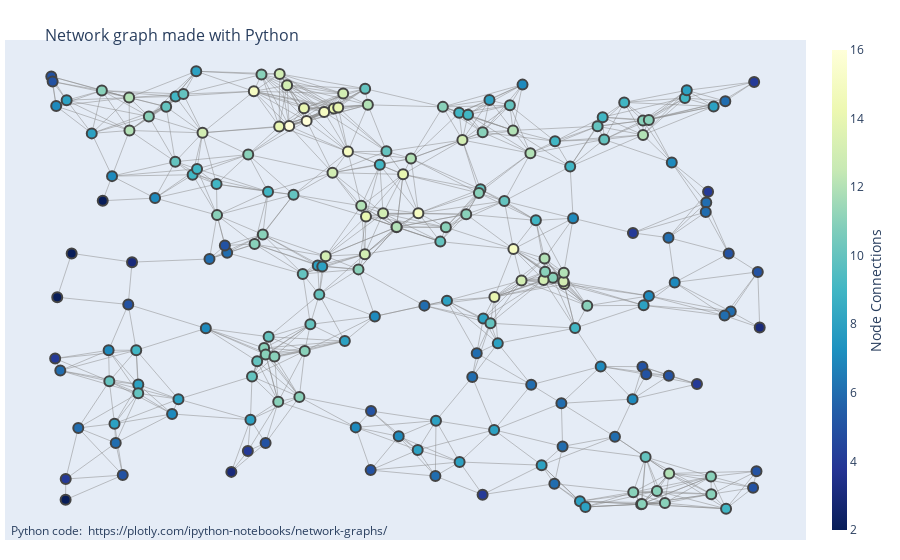

Write notebook code for a chart like this one.
### Code cell
fig = go.Figure(data=[edge_trace, node_trace],
             layout=go.Layout(
                title='<br>Network graph made with Python',
                titlefont_size=16,
                showlegend=False,
                hovermode='closest',
                margin=dict(b=20,l=5,r=5,t=40),
                annotations=[ dict(
                    text="Python code: <a href='https://plotly.com/ipython-notebooks/network-graphs/'> https://plotly.com/ipython-notebooks/network-graphs/</a>",
                    showarrow=False,
                    xref="paper", yref="paper",
                    x=0.005, y=-0.002 ) ],
                xaxis=dict(showgrid=False, zeroline=False, showticklabels=False),
                yaxis=dict(showgrid=False, zeroline=False, showticklabels=False))
                )
fig.show()

### Figure 1 — Plotly figure (JSON) as saved in the notebook; plotly's stock layout.template omitted (floating-point values rounded to 4 significant figures; data arrays with more than 128 entries replaced by an {"elided": "..."} marker saying what was removed)
{"data": [{"hoverinfo": "none", "line": {"color": "#888", "width": 0.5}, "mode": "lines", "type": "scatter", "x": {"elided": "2688 float values"}, "y": {"elided": "2688 float values"}}, {"hoverinfo": "text", "marker": {"color": {"elided": "200 int values"}, "colorbar": {"thickness": 15, "title": {"side": "right", "text": "Node Connections"}, "xanchor": "left"}, "colorscale": [[0, "rgb(255,255,217)"], [0.125, "rgb(237,248,177)"], [0.25, "rgb(199,233,180)"], [0.375, "rgb(127,205,187)"], [0.5, "rgb(65,182,196)"], [0.625, "rgb(29,145,192)"], [0.75, "rgb(34,94,168)"], [0.875, "rgb(37,52,148)"], [1, "rgb(8,29,88)"]], "line": {"width": 2}, "reversescale": true, "showscale": true, "size": 10}, "mode": "markers", "text": {"elided": "200 str values"}, "type": "scatter", "x": {"elided": "200 float values"}, "y": {"elided": "200 float values"}}], "layout": {"annotations": [{"showarrow": false, "text": "Python code: <a href='https://plotly.com/ipython-notebooks/network-graphs/'> https://plotly.com/ipython-notebooks/network-graphs/</a>", "x": 0.005, "xref": "paper", "y": -0.002, "yref": "paper"}], "hovermode": "closest", "margin": {"b": 20, "l": 5, "r": 5, "t": 40}, "showlegend": false, "title": {"font": {"size": 16}, "text": "<br>Network graph made with Python"}, "xaxis": {"showgrid": false, "showticklabels": false, "zeroline": false}, "yaxis": {"showgrid": false, "showticklabels": false, "zeroline": false}}}
